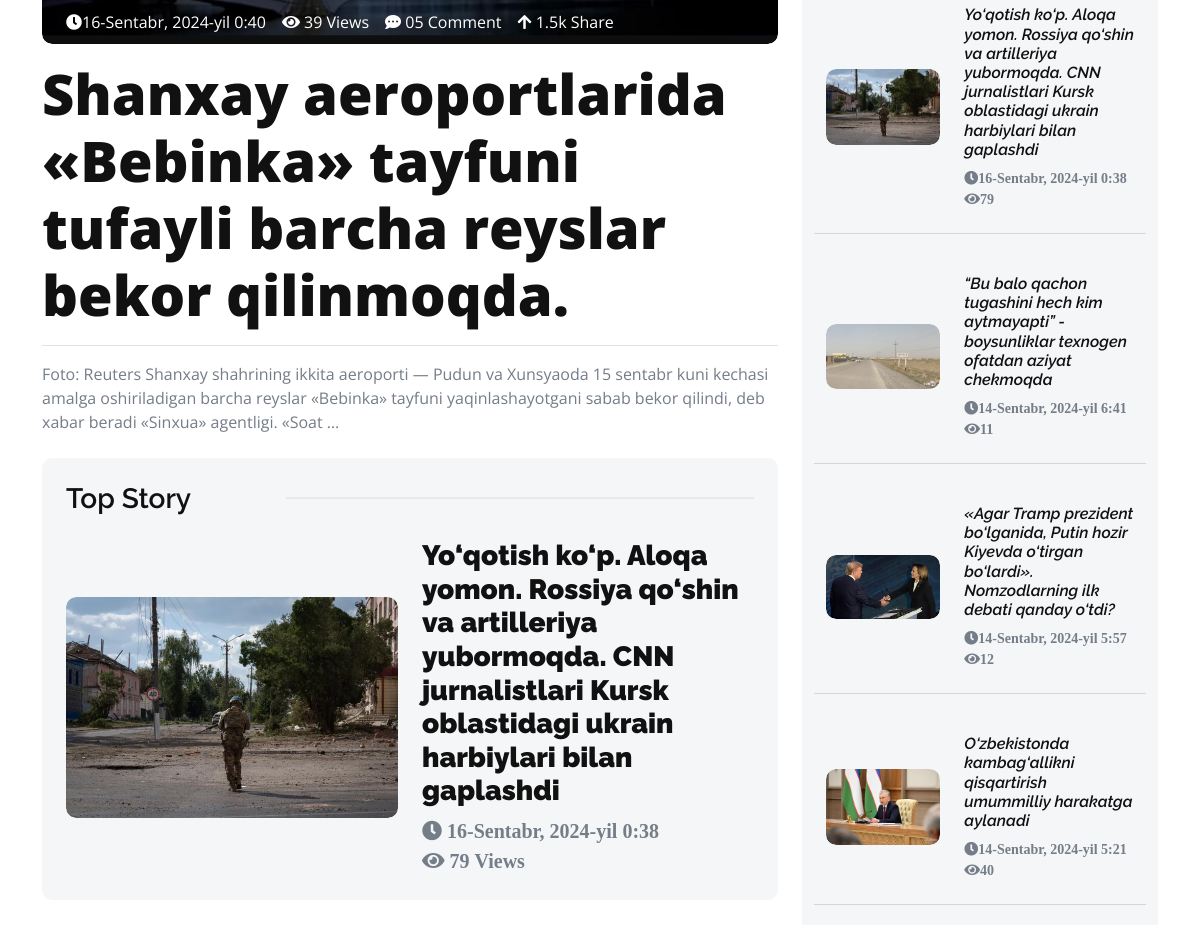
The app's page / (signed in, middle part), older data.
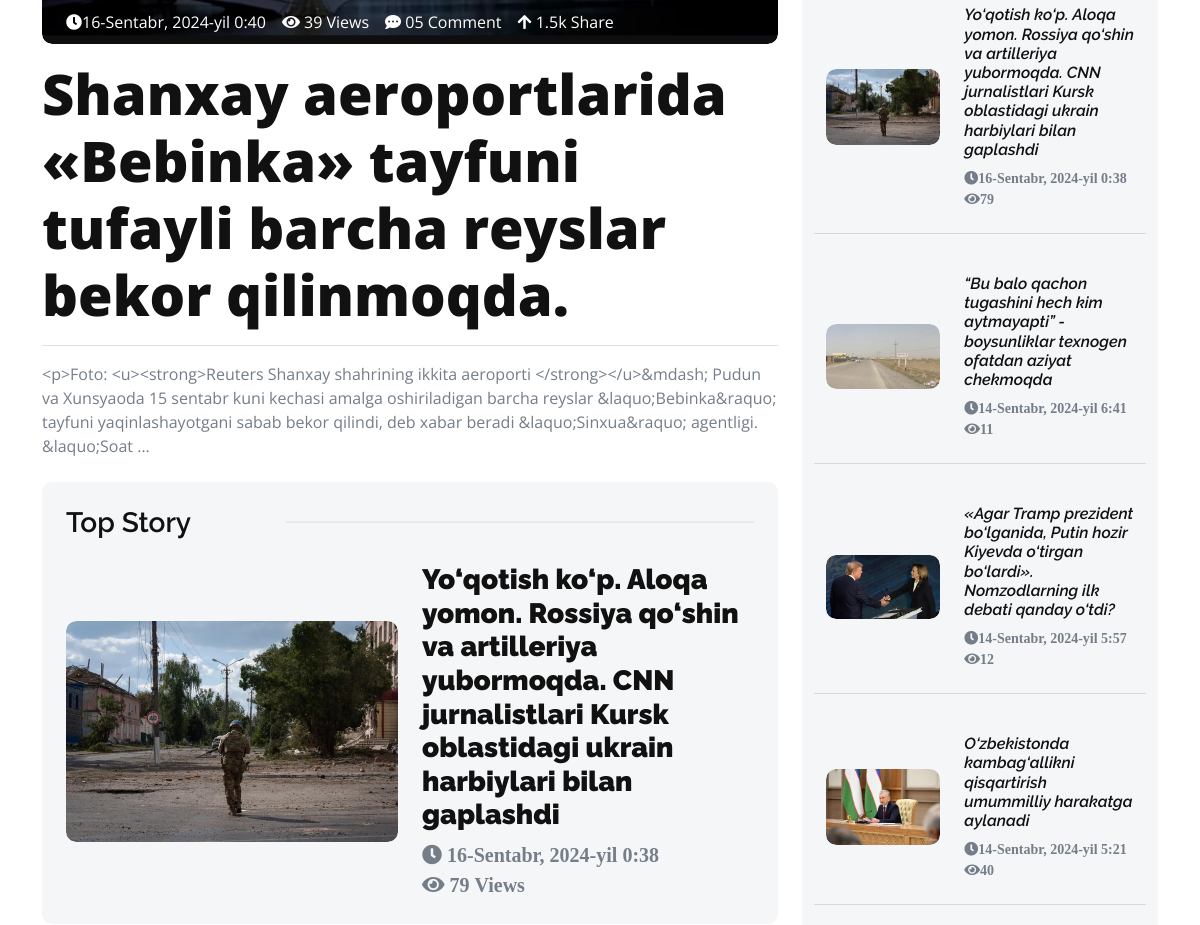
The same page, newer data.
### app/models.py (models this page shows, shortened)
class News(models.Model):
    name = models.CharField(max_length=255, verbose_name  =  "Nomi")
    slug = models.SlugField(max_length=255, verbose_name ="Slug")
    deskription = models.TextField(blank=True, null=True, verbose_name="Matni")
    image = models.ImageField(blank=True, null=True, verbose_name="Rasmi")
    created = models.DateTimeField(auto_now_add=True)
    views = models.IntegerField(default=0, verbose_name="Kurishlar soni")
    category = models.ForeignKey(Category, on_delete=models.CASCADE)
    tag = models.ManyToManyField(Tags, verbose_name="Taglar")
    is_active = models.BooleanField(default=True, verbose_name="Saytga chiqarish")
    is_banner = models.BooleanField(default=False, verbose_name="Bannerga chiqarish")
    is_weekly = models.BooleanField(default=False, verbose_name="Haftalik yangilk")
    class Meta:
        verbose_name = "Yangilik"
        verbose_name_plural = "Yangiliklar"
        permissions = [
            ("can_view_news", "Can view news"),
            ("can_edit_news", "Can edit news"),
            ("can_delete_news", "Can delete news"),
        ]

### app/views.py (the view)
# urls.py: path('', index, name='home'),
@login_required(login_url="login")
def index(request):
    newsers = News.objects.filter(is_active = True)
    news_banner = newsers.filter(is_banner=True).last()
    news_top_story = newsers.order_by("-views").first()
    latest_news = newsers.order_by("-created")[:8]
    latest_news_jahon = newsers.filter(tag=1).last()
    categories = Category.objects.all()
    context = {
        "news_banner":news_banner,
        "news_top_story":news_top_story,
        "latest_news":latest_news,
        "categories":categories,
        "latest_news_jahon":latest_news_jahon,
            }
    return render(request, "app/index.html",context)

### app/models.py (called while the page is built)
    def get_newses(self):
        newses = self.news_set.order_by("-created").filter(is_active=True)
        return newses

### app/templates/app/index.html (shortened to what this page needs)
{% extends 'base.html' %}
{% load static %}
{% block content %}
 <div class="container-fluid py-5">
    <div class="container py-5">
        <div class="row g-4">
            <div class="col-lg-7 col-xl-8 mt-0">
                <div class="position-relative overflow-hidden rounded">
                    {% if news_banner.image %}
                                <img src="{{news_banner.image.url}}" class="img-fluid rounded img-zoomin w-100" alt="">
                                {% else %}
                                <img src="https://demofree.sirv.com/nope-not-here.jpg" class="img-fluid rounded img-zoomin w-100" alt="">
                                {% endif %}
                    <div class="d-flex justify-content-center px-4 position-absolute flex-wrap" style="bottom: 10px; left: 0;">
                        <a href="#" class="text-white me-3 link-hover"><i class="fa fa-clock"></i>{{ news_banner.created }}</a>
                        <a href="#" class="text-white me-3 link-hover"><i class="fa fa-eye"></i> {{ news_banner.views }} Views</a>
                        <a href="#" class="text-white me-3 link-hover"><i class="fa fa-comment-dots"></i> 05 Comment</a>
                        <a href="#" class="text-white link-hover"><i class="fa fa-arrow-up"></i> 1.5k Share</a>
                    </div>
                </div>
                <div class="border-bottom py-3">
                    <a href="{% url 'detail' news_banner.id %}" class="display-4 text-dark mb-0 link-hover"><b>{{ news_banner.name }}.</b></a>
                </div>
                <p class="mt-3 mb-4">
                    {{ news_banner.deskription|truncatewords:30 }}
                </p>
                <div class="bg-light p-4 rounded">
                    <div class="news-2">
                        <h3 class="mb-4">Top Story</h3>
                    </div>
                    <div class="row g-4 align-items-center">
                        <div class="col-md-6">
                            <div class="rounded overflow-hidden">
                                <img src="{{news_top_story.image.url}}" class="img-fluid rounded img-zoomin w-100" alt="">
                            </div>
                        </div>
                        <div class="col-md-6">
                            <div class="d-flex flex-column">
                                <a href="{% url 'detail' news_top_story.id %}" class="h3"><b>{{ news_top_story.name }}</b></a>
                                <p class="mb-0 fs-5"><i class="fa fa-clock"> {{news_top_story.created}}</i> </p>
                                <p class="mb-0 fs-5"><i class="fa fa-eye"> {{news_top_story.views}} Views</i></p>
                            </div>
                        </div>
                    </div>
                </div>
            </div>
            <div class="col-lg-5 col-xl-4">
               <div class="bg-light rounded p-4 pt-0">
                    <div class="row g-4">
                        {% for latest_new in latest_news %}
                        {% if forloop.counter == 1 %}
                        <div class="col-12">
                            <div class="rounded overflow-hidden">
                                <img src="{{latest_new.image.url}}" class="img-fluid rounded img-zoomin w-100" alt="">
                            </div>
                        </div>
                        <div class="col-12">
                            <div class="d-flex flex-column">
                                <a href="{% url 'detail' latest_new.id %}" class="h4 mb-2">{{latest_news.name}}.</a>
                                <p class="fs-5 mb-0"><i class="fa fa-clock"> {{ latest_new.created }}</i> </p>
                                <p class="fs-5 mb-0"><i class="fa fa-eye"> {{ latest_new.views }} Views</i></p>
                            </div>
                        </div>
                        <hr>
                        {% else %}
                        <div class="col-12">
                            <div class="row g-4 align-items-center">
                                <div class="col-5">
                                    <div class="overflow-hidden rounded">
                                        <img src="{{latest_new.image.url}}" class="img-zoomin img-fluid rounded w-100" alt="">
                                    </div>
                                </div>
                                <div class="col-7">
                                    <div class="features-content d-flex flex-column">
                                        <a href="{% url 'detail' latest_new.id %}" class="h6"><i>{{latest_new.name}}</i></a>
                                        <small><i class="fa fa-clock">{{latest_new.created}}</i> </small>
                                        <small><i class="fa fa-eye">{{latest_new.views}}</i></small>
                                    </div>
                                </div>
                            </div>
                        </div>
                        <hr>
                        {% endif %}
                        {% endfor %}
                    </div>
               </div>
            </div>
        </div>
    </div>
</div>
{% endblock content %}

### templates/base.html (shortened to what this page needs)
{% load static %}
<!DOCTYPE html>
<html lang="en">
    <head>
{% include 'components/_style.html' %}
    </head>
    <body>
       {% block content %}
       {% endblock content %}
    </body>
</html>

### templates/components/_style.html (shortened to what this page needs)
{% load static %}
<link rel="stylesheet" href="https://use.fontawesome.com/releases/v5.15.4/css/all.css"/>
<link href="https://cdn.jsdelivr.net/npm/bootstrap-icons@1.4.1/font/bootstrap-icons.css" rel="stylesheet">
<link href="{% static 'lib/animate/animate.min.css' %}" rel="stylesheet">
<link href="{% static 'lib/owlcarousel/assets/owl.carousel.min.css' %}" rel="stylesheet">
<link href="{% static 'css/bootstrap.min.css' %}" rel="stylesheet">
<link href="{% static 'css/style.css' %}" rel="stylesheet">

### templates/components/_navbar.html (shortened to what this page needs)
{% load static %}

### templates/components/_modal_search.html (shortened to what this page needs)
{% load static %}

### templates/components/_features.html (shortened to what this page needs)
{% load static %}

### templates/components/_footer.html (shortened to what this page needs)
{% load static %}

### templates/components/_scripts.html (shortened to what this page needs)
{% load static %}

### static/css/style.css (style rules this page uses)
.link-hover { transition: 0.5s; }
.img-zoomin { transition: 0.5s; }
.news-2 h3 { position: relative; }
.news-2 h3::after { content: ""; line-height: 1.3rem; background: var(--bs-secondary); position: absolute; width: 68%; top: 50%; transform: translateY(-50%); height: 1px; right: 0; opacity: 0.2; }

Row changes from the older to the newer data that the page shows:
changed News "Shanxay aeroportlarida «Bebinka» tayfuni tufayli barcha reyslar bekor qilinmoqda": deskription "Foto: Reuters Shanxay shahrining ikkita aeroporti — Pudun va Xunsyaoda 15 sentabr kuni kechasi amalga oshiriladigan barcha reyslar «Bebinka» tayfuni yaqinlashayotgani sabab bekor qilindi, deb xabar beradi «Sinxua» agentligi. «Soat …" → "<p>Foto: <u><strong>Reuters Shanxay shahrining ikkita aeroporti </strong></u>&mdash; Pudun va Xunsyaoda 15 sentabr kuni kechasi amalga oshiriladigan barcha reyslar &laquo;Bebinka&raquo; tayfuni yaqinlashayotgani sabab bekor qilindi, deb xabar beradi &laquo;Sinxua&raquo; agentligi. &laquo;Soat …"
